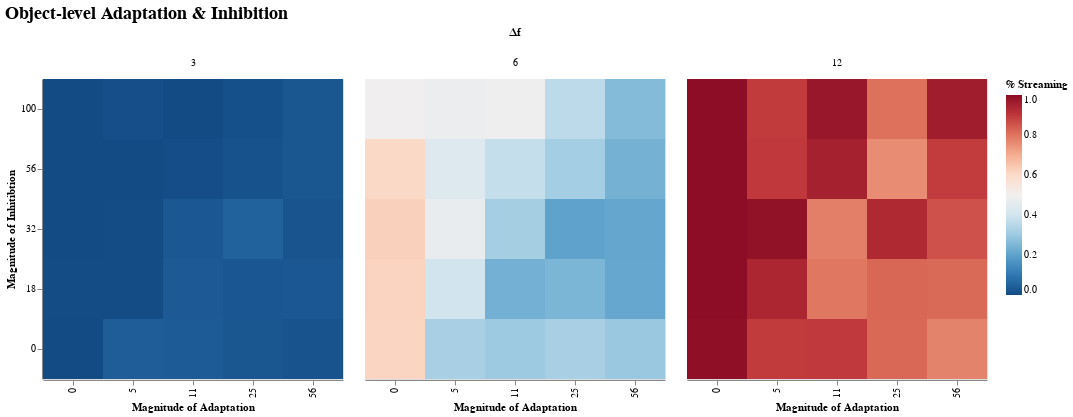

The code cell stored with this chart in its notebook:
### Code cell
@where(df_summary,:t_c_σ .> 0) |>
  @vlplot(:rect, width=300, height=300,
          title={text="Object-level Adaptation & Inhibition",fontSize=18},
          column=:Δf,
          x={field=:t_c_a, typ="ordinal", sort = "ascending",
             axis={title="Magnitude of Adaptation"}},
          y={field=:t_c_m, typ="ordinal", sort = "descending",
             axis={title="Magnitude of Inhitibtion"}},
          color={field="streamprop", aggregate="mean", typ="quantitative",
                 sort = "descending",scale={domain=[0,1],range="diverging"},
                 legend={title="% Streaming"}},
          config={range={diverging={scheme="redblue"}}})
